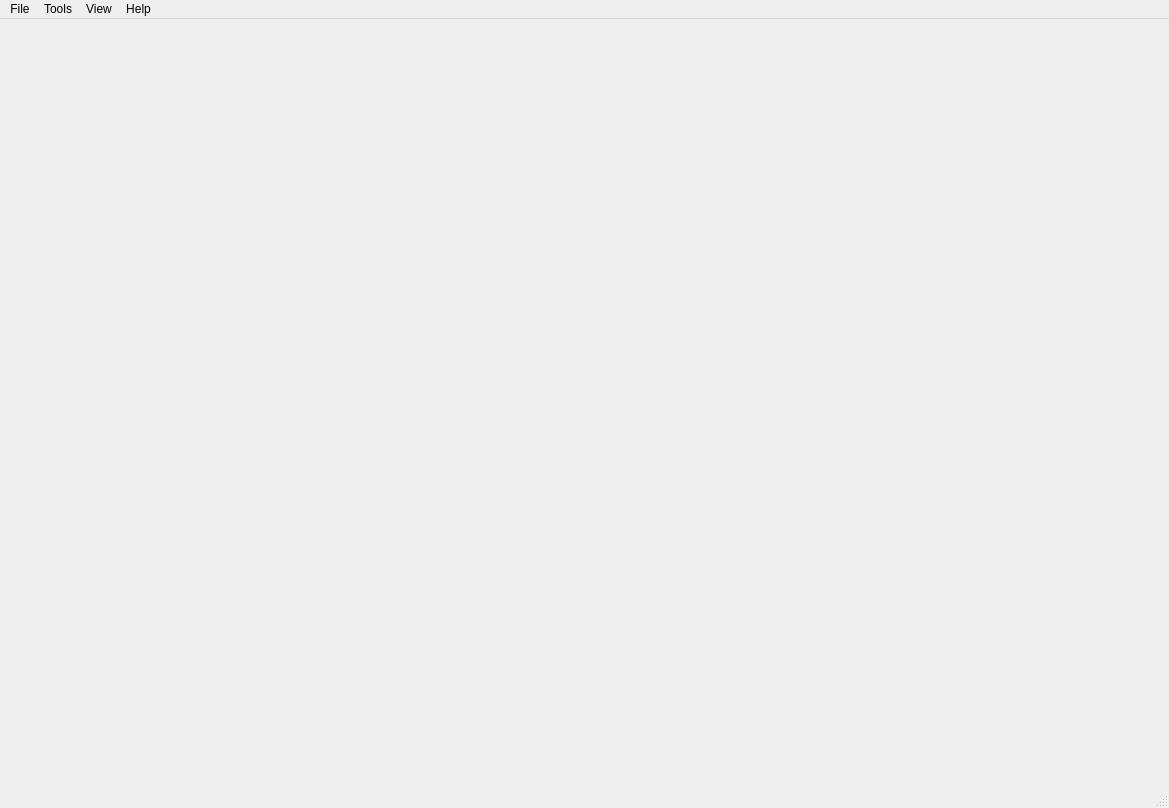
<?xml version="1.0" encoding="UTF-8"?>
<ui version="4.0">
 <class>MainWindowClass</class>
 <widget class="QMainWindow" name="MainWindowClass">
  <property name="geometry">
   <rect>
    <x>0</x>
    <y>0</y>
    <width>1169</width>
    <height>808</height>
   </rect>
  </property>
  <property name="sizePolicy">
   <sizepolicy hsizetype="Preferred" vsizetype="Preferred">
    <horstretch>0</horstretch>
    <verstretch>0</verstretch>
   </sizepolicy>
  </property>
  <property name="windowTitle">
   <string>Astree</string>
  </property>
  <property name="windowIcon">
   <iconset resource="Astree.qrc">
    <normaloff>:/Astree/Astree.ico</normaloff>:/Astree/Astree.ico</iconset>
  </property>
  <widget class="QWidget" name="centralWidget"/>
  <widget class="QMenuBar" name="menuBar">
   <property name="geometry">
    <rect>
     <x>0</x>
     <y>0</y>
     <width>1169</width>
     <height>21</height>
    </rect>
   </property>
   <widget class="QMenu" name="menuFile">
    <property name="title">
     <string>File</string>
    </property>
    <addaction name="actionNew"/>
    <addaction name="actionLoad"/>
    <addaction name="actionImport_ZMX_file"/>
    <addaction name="actionSave"/>
    <addaction name="actionSave_as"/>
    <addaction name="actionClose"/>
    <addaction name="separator"/>
    <addaction name="actionQuit"/>
   </widget>
   <widget class="QMenu" name="menuHelp">
    <property name="title">
     <string>Help</string>
    </property>
    <addaction name="actionAbout"/>
   </widget>
   <widget class="QMenu" name="menuOptions">
    <property name="title">
     <string>Tools</string>
    </property>
    <addaction name="actionScal_device"/>
    <addaction name="actionMedium_Manager"/>
   </widget>
   <widget class="QMenu" name="menuView">
    <property name="title">
     <string>View</string>
    </property>
    <addaction name="actionFit_in_View"/>
    <addaction name="actionZoom_in"/>
    <addaction name="actionZoom_out"/>
   </widget>
   <addaction name="menuFile"/>
   <addaction name="menuOptions"/>
   <addaction name="menuView"/>
   <addaction name="menuHelp"/>
  </widget>
  <widget class="QStatusBar" name="statusBar"/>
  <action name="actionQuit">
   <property name="text">
    <string>Quit</string>
   </property>
   <property name="shortcut">
    <string>Ctrl+Q</string>
   </property>
  </action>
  <action name="actionAbout">
   <property name="text">
    <string>About...</string>
   </property>
  </action>
  <action name="actionLoad">
   <property name="text">
    <string>Open...</string>
   </property>
   <property name="shortcut">
    <string>Ctrl+O</string>
   </property>
  </action>
  <action name="actionSave">
   <property name="text">
    <string>Save</string>
   </property>
   <property name="shortcut">
    <string>Ctrl+S</string>
   </property>
  </action>
  <action name="actionSave_as">
   <property name="text">
    <string>Save as...</string>
   </property>
  </action>
  <action name="actionClose">
   <property name="text">
    <string>Close</string>
   </property>
  </action>
  <action name="actionNew">
   <property name="text">
    <string>New</string>
   </property>
   <property name="shortcut">
    <string>Ctrl+N</string>
   </property>
  </action>
  <action name="actionMedium_Manager">
   <property name="enabled">
    <bool>true</bool>
   </property>
   <property name="text">
    <string>Glass Manager...</string>
   </property>
  </action>
  <action name="actionAbsolute">
   <property name="checkable">
    <bool>true</bool>
   </property>
   <property name="text">
    <string>Absolute</string>
   </property>
  </action>
  <action name="actionRelative">
   <property name="checkable">
    <bool>true</bool>
   </property>
   <property name="text">
    <string>Relative</string>
   </property>
  </action>
  <action name="actionScal_device">
   <property name="text">
    <string>Scale device...</string>
   </property>
  </action>
  <action name="actionShow_aspheric_Properties">
   <property name="checkable">
    <bool>true</bool>
   </property>
   <property name="checked">
    <bool>false</bool>
   </property>
   <property name="enabled">
    <bool>false</bool>
   </property>
   <property name="text">
    <string>Show PolyAspheric Property</string>
   </property>
  </action>
  <action name="actionShow_min_radius_porperties">
   <property name="checkable">
    <bool>true</bool>
   </property>
   <property name="enabled">
    <bool>false</bool>
   </property>
   <property name="text">
    <string>Show Min Diameter Property</string>
   </property>
  </action>
  <action name="actionImport_ZMX_file">
   <property name="text">
    <string>Import Zmx file...</string>
   </property>
  </action>
  <action name="actionShow_Comment_Property">
   <property name="checkable">
    <bool>true</bool>
   </property>
   <property name="enabled">
    <bool>false</bool>
   </property>
   <property name="text">
    <string>Show Comment Property</string>
   </property>
  </action>
  <action name="actionFit_in_View">
   <property name="text">
    <string>Fit All</string>
   </property>
   <property name="shortcut">
    <string>Ctrl+F</string>
   </property>
  </action>
  <action name="actionZoom_in">
   <property name="text">
    <string>Zoom in</string>
   </property>
   <property name="shortcut">
    <string>Ctrl++</string>
   </property>
  </action>
  <action name="actionZoom_out">
   <property name="text">
    <string>Zoom out</string>
   </property>
   <property name="shortcut">
    <string>Ctrl+-</string>
   </property>
  </action>
 </widget>
 <layoutdefault spacing="6" margin="11"/>
 <resources>
  <include location="Astree.qrc"/>
 </resources>
 <connections/>
</ui>
